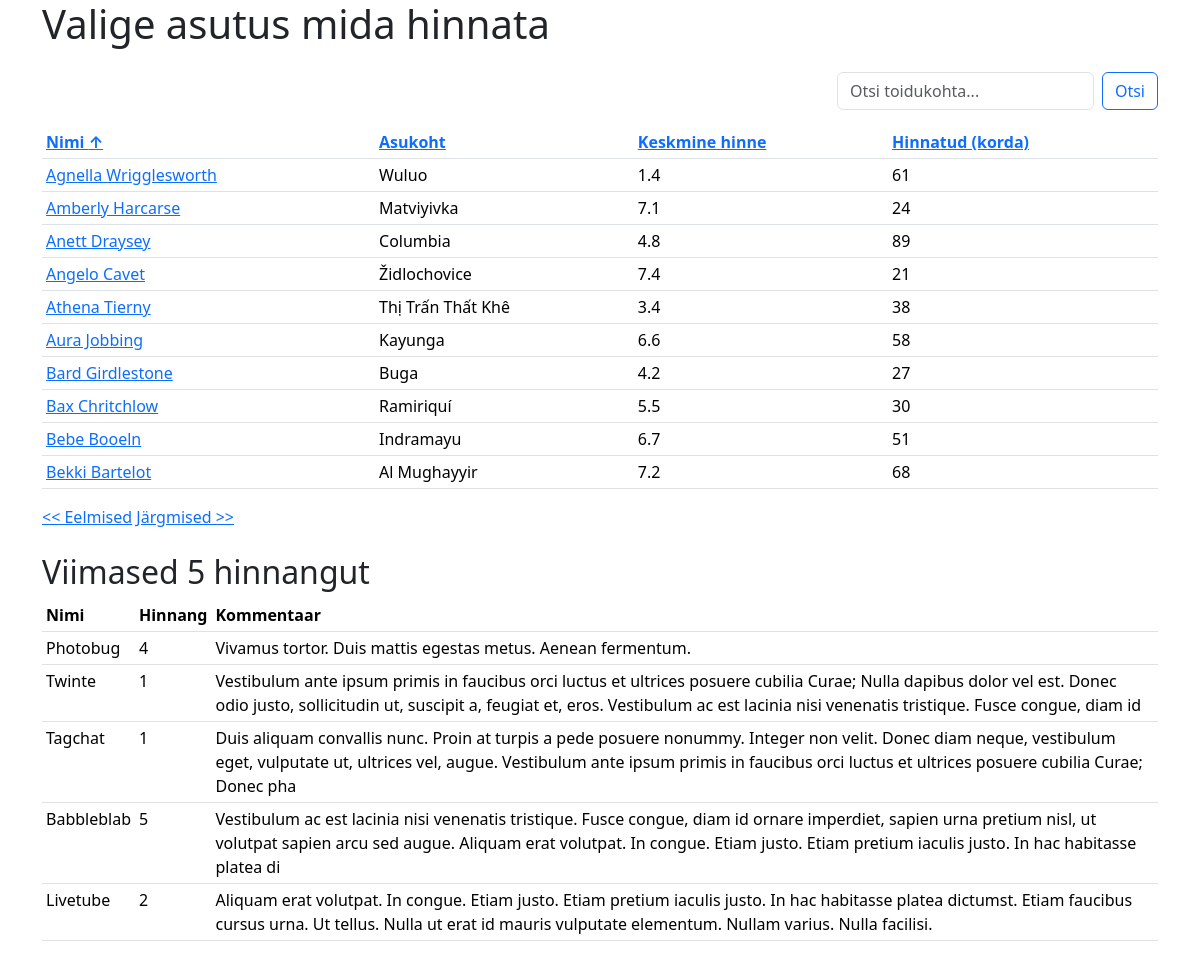
Before: / with the older database file.
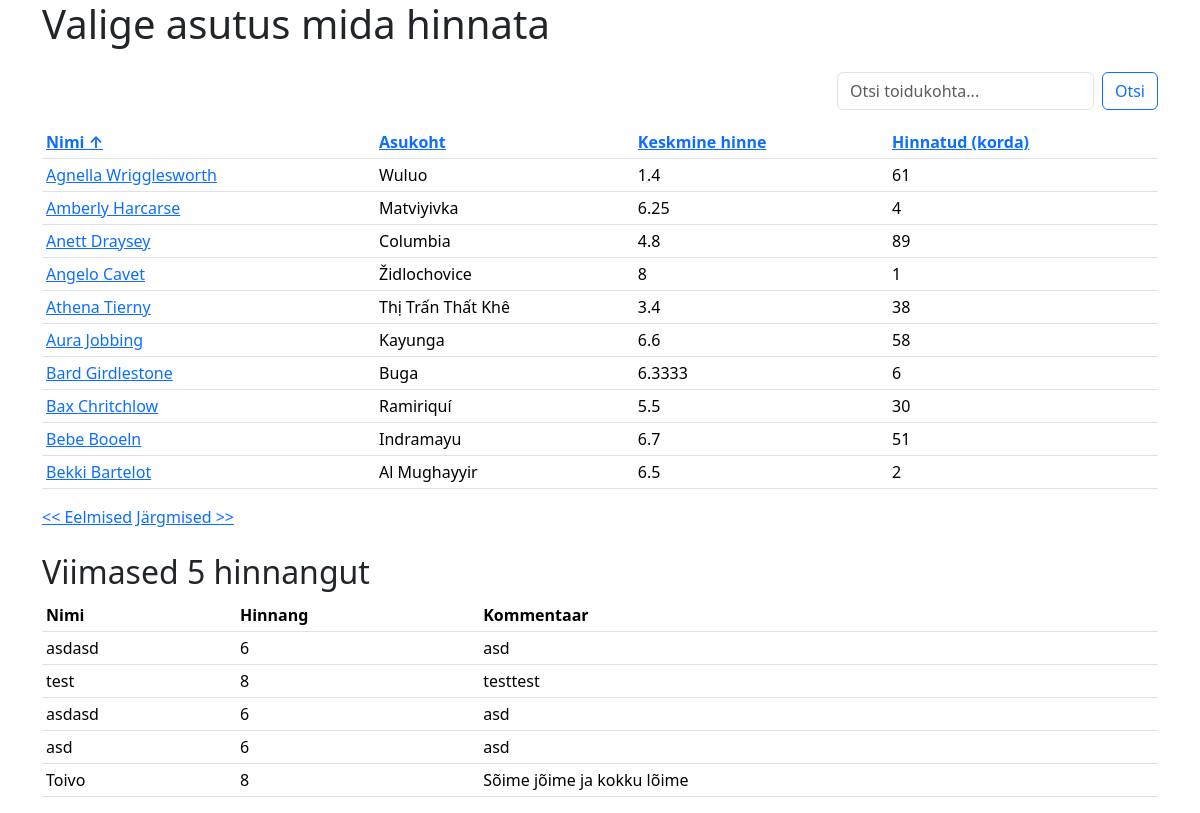
After: the same page with the newer database file.
### tables this page shows
CREATE TABLE `toidukohad` (
  `id` int(6) NOT NULL,
  `nimi` varchar(255) NOT NULL,
  `asukoht` varchar(255) NOT NULL,
  `keskmine_hinne` double NOT NULL,
  `hinnatud` int(6) NOT NULL
);

### index.php (the view, shortened to what this page needs)
<?php include('config.php'); ?>
<!doctype html>
<html lang="et">
<head>
    <link href="https://cdn.jsdelivr.net/npm/bootstrap@5.3.3/dist/css/bootstrap.min.css" rel="stylesheet">
</head>
<body>
<div class="container">
    <h1>Valige asutus mida hinnata</h1>
    <div class="float-end mt-3 mb-3">
        <form class="d-flex" method="GET" action="">
            <input class="form-control me-2" type="search" placeholder="Otsi toidukohta..." aria-label="Search" name="s" value="<?php echo isset($_GET['s']) ? htmlspecialchars($_GET['s']) : ''; ?>">
            <button class="btn btn-outline-primary" type="submit">Otsi</button>
        </form>
    </div>
    <?php
    if (!empty($_GET["s"])) {
        $s = $_GET["s"];
        $paring = 'SELECT * FROM toidukohad WHERE nimi LIKE "%'.$s.'%" ';
    } else {
        if (isset($_GET['next'])) {
            $algus = $_GET['next'];
        }
        else if (isset($_GET['prev'])) {
            $algus = $_GET['prev']-10;
        } else {
            $algus = -10;
        }
        $algus += 10;
        $lopp = $algus - 10;
        if ($lopp <0){
            $lopp = 0;
        }
        $sort = isset($_GET['sort']) ? $_GET['sort'] : 'nimi';
        $order = isset($_GET['order']) ? $_GET['order'] : 'ASC';
        $paring = "SELECT * FROM toidukohad ORDER BY $sort $order LIMIT $algus,10";
    }
    $valjund = mysqli_query($yhendus, $paring);
    ?>
    <table class="table table-sm">
        <thead>
        <tr>
            <th><a href="?sort=nimi&order=<?php echo $sort == 'nimi' ? ($order == 'ASC' ? 'DESC' : 'ASC') : 'ASC'; ?>">Nimi <?php if ($sort == 'nimi') echo $order == 'ASC' ? '&uarr;' : '&darr;'; ?></a></th>
            <th><a href="?sort=asukoht&order=<?php echo $sort == 'asukoht' ? ($order == 'ASC' ? 'DESC' : 'ASC') : 'ASC'; ?>">Asukoht <?php if ($sort == 'asukoht') echo $order == 'ASC' ? '&uarr;' : '&darr;'; ?></a></th>
            <th><a href="?sort=keskmine_hinne&order=<?php echo $sort == 'keskmine_hinne' ? ($order == 'ASC' ? 'DESC' : 'ASC') : 'ASC'; ?>">Keskmine hinne </a></th>
            <th><a href="?sort=hinnatud&order=<?php echo $sort == 'hinnatud' ? ($order == 'ASC' ? 'DESC' : 'ASC') : 'ASC'; ?>">Hinnatud (korda) <?php if ($sort == 'hinnatud') echo $order == 'ASC' ? '&uarr;' : '&darr;'; ?></a></th>
        </tr>
        </thead>
        <tbody>
        <?php
        while($rida = mysqli_fetch_assoc($valjund)){
            ?>
            <tr>
                <td><a href="hinnang.php?id=<?php echo $rida['id']; ?>"><?php echo $rida['nimi']; ?></a></td>
                <td><?php echo $rida['asukoht']; ?></td>
                <td><?php echo $rida['keskmine_hinne']; ?></td>
                <td><?php echo $rida['hinnatud']; ?></td>
            </tr>
            <?php
        }
        ?>
        </tbody>
    </table>
    <a href="?prev=<?php echo $lopp;  ?>">&lt;&lt; Eelmised</a>
    <a href="?next=<?php echo $algus;  ?>">Järgmised &gt;&gt;</a>
    <?php
    $viimased_hinnangud_paring = "SELECT nimi, kommentaar, hinnang FROM hinnangud ORDER BY id DESC LIMIT 5";
    $viimased_hinnangud_tulemus = mysqli_query($yhendus, $viimased_hinnangud_paring);
    if (mysqli_num_rows($viimased_hinnangud_tulemus) > 0) {
        echo '<div class="mt-4">';
        echo '<h2>Viimased 5 hinnangut</h2>';
        echo '<table class="table table-sm">';
        echo '<thead>';
        echo '<tr>';
        echo '<th>Nimi</th>';
        echo '<th>Hinnang</th>';
        echo '<th>Kommentaar</th>';
        echo '</tr>';
        echo '</thead>';
        echo '<tbody>';
        while ($row = mysqli_fetch_assoc($viimased_hinnangud_tulemus)) {
            echo '<tr>';
            echo '<td>' . htmlspecialchars($row['nimi']) . '</td>';
            echo '<td>' . htmlspecialchars($row['hinnang']) . '</td>';
            echo '<td>' . htmlspecialchars($row['kommentaar']) . '</td>';
            echo '</tr>';
        }
        echo '</tbody>';
        echo '</table>';
        echo '</div>';
    }
    ?>
</div>
</body>
</html>

Changed rows visible on the page:
changed toidukohad "Amberly Harcarse": keskmine_hinne "7.1" → "6.25"; hinnatud "24" → "4"
changed toidukohad "Angelo Cavet": keskmine_hinne "7.4" → "8"; hinnatud "21" → "1"
changed toidukohad "Bard Girdlestone": keskmine_hinne "4.2" → "6.3333"; hinnatud "27" → "6"
changed toidukohad "Bekki Bartelot": keskmine_hinne "7.2" → "6.5"; hinnatud "68" → "2"
Other visible differences:
new list line: "asdasd 6 asd"
new list line: "test 8 testtest"
new list line: "asd 6 asd"
new list line: "Toivo 8 Sõime jõime ja kokku lõime"
list line gone: "Photobug 4 Vivamus tortor. Duis mattis egestas metus. Aenean fermentum."
list line gone: "Twinte 1 Vestibulum ante ipsum primis in faucibus orci luctus et ultrices posuere cubilia Curae; Nulla dapibus dolor vel est. Donec odio justo, sollicitudin ut, suscipit a, feugiat et, eros. Vestibulum ac est lacinia nisi venenatis tristique. Fusce congue, diam id"
list line gone: "Tagchat 1 Duis aliquam convallis nunc. Proin at turpis a pede posuere nonummy. Integer non velit. Donec diam neque, vestibulum eget, vulputate ut, ultrices vel, augue. Vestibulum ante ipsum primis in faucibus orci luctus et ultrices posuere cubilia Curae; Donec pha"
list line gone: "Babbleblab 5 Vestibulum ac est lacinia nisi venenatis tristique. Fusce congue, diam id ornare imperdiet, sapien urna pretium nisl, ut volutpat sapien arcu sed augue. Aliquam erat volutpat. In congue. Etiam justo. Etiam pretium iaculis justo. In hac habitasse platea di"
list line gone: "Livetube 2 Aliquam erat volutpat. In congue. Etiam justo. Etiam pretium iaculis justo. In hac habitasse platea dictumst. Etiam faucibus cursus urna. Ut tellus. Nulla ut erat id mauris vulputate elementum. Nullam varius. Nulla facilisi."
